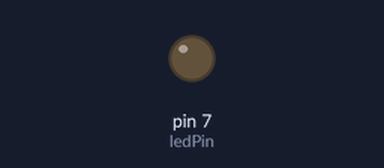
A sketch run on a simulated Arduino Uno, built with avr-gcc and run on an emulated ATmega328P. Shown: output pins drawn as LEDs (lit = HIGH).

Above: at 1.3 s.
At 10.0 s:
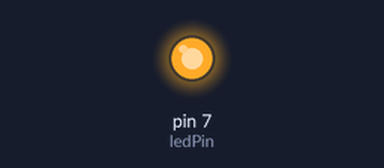
Timing chart, 0 to 10.5 s (numbered marks = the images above):
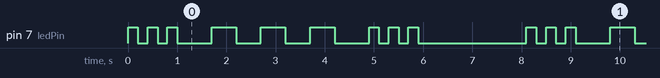

The sketch:

00_Led.ino
```cpp
int ledPin = 7;
int dot = 200;
int dash = 500;
int finalDelay = 2000;

void setup() {
  // put your setup code here, to run once:
  pinMode(ledPin, OUTPUT);

}

void loop() {
  // put your main code here, to run repeatedly:

  turnLed(ledPin, dot);
  turnLed(ledPin, dot);
  turnLed(ledPin, dot);
  delay(dash);
  turnLed(ledPin, dash);
  turnLed(ledPin, dash);
  turnLed(ledPin, dash);
  delay(dot);
  turnLed(ledPin, dot);
  turnLed(ledPin, dot);
  turnLed(ledPin, dot);
  delay(finalDelay);
}

void turnLed(int pin, int ms) {
  digitalWrite(pin, HIGH);
  delay(ms);
  digitalWrite(pin, LOW);
  delay(ms);
}
```

Measured:
- by itself, pin 7 (ledPin): repeats every 8.1 s: 2 × (LOW 0.20 s, HIGH 0.20 s), LOW 0.70 s, 2 × (HIGH 0.50 s, LOW 0.50 s), HIGH 0.50 s, LOW 0.70 s, 2 × (HIGH 0.20 s, LOW 0.20 s), HIGH 0.20 s, LOW 2.2 s, HIGH 0.20 s
- by itself, everything shown: repeats every 8.1 s, in 18 steps
